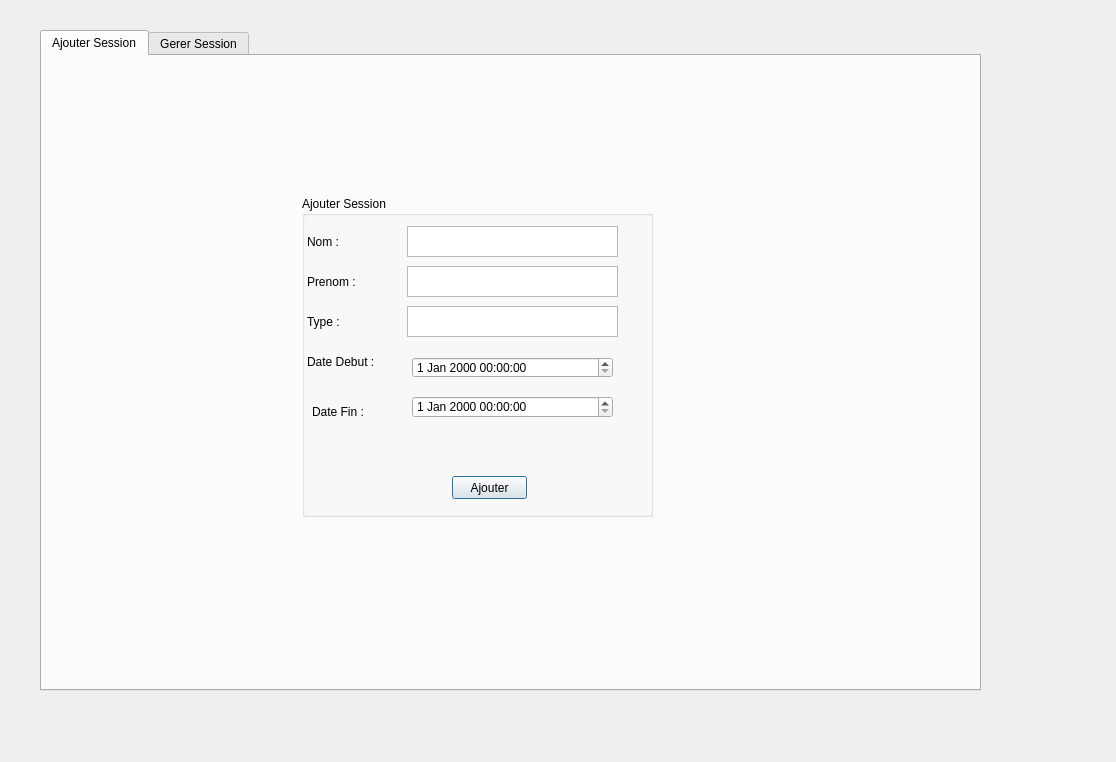
<?xml version="1.0" encoding="UTF-8"?>
<ui version="4.0">
 <class>sessioninter</class>
 <widget class="QDialog" name="sessioninter">
  <property name="geometry">
   <rect>
    <x>0</x>
    <y>0</y>
    <width>1116</width>
    <height>762</height>
   </rect>
  </property>
  <property name="windowTitle">
   <string>Dialog</string>
  </property>
  <widget class="QTabWidget" name="tabWidget">
   <property name="geometry">
    <rect>
     <x>40</x>
     <y>30</y>
     <width>941</width>
     <height>661</height>
    </rect>
   </property>
   <property name="currentIndex">
    <number>0</number>
   </property>
   <widget class="QWidget" name="tab">
    <attribute name="title">
     <string>Ajouter Session</string>
    </attribute>
    <widget class="QGroupBox" name="groupBox">
     <property name="geometry">
      <rect>
       <x>260</x>
       <y>140</y>
       <width>351</width>
       <height>321</height>
      </rect>
     </property>
     <property name="title">
      <string>Ajouter Session</string>
     </property>
     <widget class="QTextEdit" name="type">
      <property name="geometry">
       <rect>
        <x>105</x>
        <y>110</y>
        <width>211</width>
        <height>31</height>
       </rect>
      </property>
     </widget>
     <widget class="QLabel" name="label_13">
      <property name="geometry">
       <rect>
        <x>5</x>
        <y>30</y>
        <width>91</width>
        <height>31</height>
       </rect>
      </property>
      <property name="text">
       <string>Nom :</string>
      </property>
     </widget>
     <widget class="QLabel" name="label_12">
      <property name="geometry">
       <rect>
        <x>5</x>
        <y>150</y>
        <width>91</width>
        <height>31</height>
       </rect>
      </property>
      <property name="text">
       <string>Date Debut :</string>
      </property>
     </widget>
     <widget class="QLabel" name="label_15">
      <property name="geometry">
       <rect>
        <x>5</x>
        <y>110</y>
        <width>91</width>
        <height>31</height>
       </rect>
      </property>
      <property name="text">
       <string>Type :</string>
      </property>
     </widget>
     <widget class="QLabel" name="label_14">
      <property name="geometry">
       <rect>
        <x>5</x>
        <y>70</y>
        <width>91</width>
        <height>31</height>
       </rect>
      </property>
      <property name="text">
       <string>Prenom :</string>
      </property>
     </widget>
     <widget class="QTextEdit" name="Nom">
      <property name="geometry">
       <rect>
        <x>105</x>
        <y>30</y>
        <width>211</width>
        <height>31</height>
       </rect>
      </property>
     </widget>
     <widget class="QTextEdit" name="prenom">
      <property name="geometry">
       <rect>
        <x>105</x>
        <y>70</y>
        <width>211</width>
        <height>31</height>
       </rect>
      </property>
     </widget>
     <widget class="QPushButton" name="AjouterBouton">
      <property name="geometry">
       <rect>
        <x>150</x>
        <y>280</y>
        <width>75</width>
        <height>23</height>
       </rect>
      </property>
      <property name="text">
       <string>Ajouter</string>
      </property>
     </widget>
     <widget class="QDateTimeEdit" name="datedebut">
      <property name="geometry">
       <rect>
        <x>110</x>
        <y>161</y>
        <width>201</width>
        <height>21</height>
       </rect>
      </property>
     </widget>
     <widget class="QLabel" name="label_16">
      <property name="geometry">
       <rect>
        <x>10</x>
        <y>200</y>
        <width>91</width>
        <height>31</height>
       </rect>
      </property>
      <property name="text">
       <string>Date Fin :</string>
      </property>
     </widget>
     <widget class="QDateTimeEdit" name="datefin">
      <property name="geometry">
       <rect>
        <x>110</x>
        <y>200</y>
        <width>201</width>
        <height>22</height>
       </rect>
      </property>
     </widget>
    </widget>
   </widget>
   <widget class="QWidget" name="tab_2">
    <attribute name="title">
     <string>Gerer Session</string>
    </attribute>
    <widget class="QGroupBox" name="groupBox_2">
     <property name="geometry">
      <rect>
       <x>520</x>
       <y>20</y>
       <width>381</width>
       <height>291</height>
      </rect>
     </property>
     <property name="title">
      <string>Supprimer Session</string>
     </property>
     <widget class="QComboBox" name="comboBox">
      <property name="geometry">
       <rect>
        <x>160</x>
        <y>17</y>
        <width>121</width>
        <height>22</height>
       </rect>
      </property>
     </widget>
     <widget class="QLabel" name="label">
      <property name="geometry">
       <rect>
        <x>70</x>
        <y>12</y>
        <width>81</width>
        <height>31</height>
       </rect>
      </property>
      <property name="text">
       <string>ID Session</string>
      </property>
     </widget>
     <widget class="QPushButton" name="SupprimerBouton">
      <property name="geometry">
       <rect>
        <x>280</x>
        <y>260</y>
        <width>75</width>
        <height>23</height>
       </rect>
      </property>
      <property name="text">
       <string>Supprimer</string>
      </property>
     </widget>
     <widget class="QLabel" name="label_27">
      <property name="geometry">
       <rect>
        <x>10</x>
        <y>130</y>
        <width>91</width>
        <height>31</height>
       </rect>
      </property>
      <property name="text">
       <string>Type :</string>
      </property>
     </widget>
     <widget class="QLabel" name="label_24">
      <property name="geometry">
       <rect>
        <x>10</x>
        <y>50</y>
        <width>91</width>
        <height>31</height>
       </rect>
      </property>
      <property name="text">
       <string>Nom :</string>
      </property>
     </widget>
     <widget class="QLabel" name="label_25">
      <property name="geometry">
       <rect>
        <x>10</x>
        <y>90</y>
        <width>91</width>
        <height>31</height>
       </rect>
      </property>
      <property name="text">
       <string>Prenom :</string>
      </property>
     </widget>
     <widget class="QLabel" name="label_26">
      <property name="geometry">
       <rect>
        <x>10</x>
        <y>170</y>
        <width>91</width>
        <height>31</height>
       </rect>
      </property>
      <property name="text">
       <string>Date debut :</string>
      </property>
     </widget>
     <widget class="QTextBrowser" name="Nomval">
      <property name="geometry">
       <rect>
        <x>110</x>
        <y>50</y>
        <width>256</width>
        <height>31</height>
       </rect>
      </property>
     </widget>
     <widget class="QTextBrowser" name="Prenomval">
      <property name="geometry">
       <rect>
        <x>110</x>
        <y>90</y>
        <width>256</width>
        <height>31</height>
       </rect>
      </property>
     </widget>
     <widget class="QTextBrowser" name="Typeval">
      <property name="geometry">
       <rect>
        <x>110</x>
        <y>130</y>
        <width>256</width>
        <height>31</height>
       </rect>
      </property>
     </widget>
     <widget class="QTextBrowser" name="Datedebval">
      <property name="geometry">
       <rect>
        <x>110</x>
        <y>170</y>
        <width>256</width>
        <height>31</height>
       </rect>
      </property>
     </widget>
     <widget class="QLabel" name="label_33">
      <property name="geometry">
       <rect>
        <x>10</x>
        <y>220</y>
        <width>91</width>
        <height>31</height>
       </rect>
      </property>
      <property name="text">
       <string>Date  fin:</string>
      </property>
     </widget>
     <widget class="QTextBrowser" name="datefinval">
      <property name="geometry">
       <rect>
        <x>110</x>
        <y>210</y>
        <width>256</width>
        <height>31</height>
       </rect>
      </property>
     </widget>
    </widget>
    <widget class="QTableView" name="tablemodifier">
     <property name="geometry">
      <rect>
       <x>10</x>
       <y>360</y>
       <width>921</width>
       <height>251</height>
      </rect>
     </property>
    </widget>
    <widget class="QGroupBox" name="groupBox_3">
     <property name="geometry">
      <rect>
       <x>50</x>
       <y>10</y>
       <width>381</width>
       <height>301</height>
      </rect>
     </property>
     <property name="title">
      <string>Supprimer Session</string>
     </property>
     <widget class="QComboBox" name="comboBox_modif">
      <property name="geometry">
       <rect>
        <x>160</x>
        <y>17</y>
        <width>121</width>
        <height>22</height>
       </rect>
      </property>
     </widget>
     <widget class="QLabel" name="label_2">
      <property name="geometry">
       <rect>
        <x>70</x>
        <y>12</y>
        <width>81</width>
        <height>31</height>
       </rect>
      </property>
      <property name="text">
       <string>ID Session</string>
      </property>
     </widget>
     <widget class="QPushButton" name="ModifierBouton">
      <property name="geometry">
       <rect>
        <x>280</x>
        <y>270</y>
        <width>75</width>
        <height>23</height>
       </rect>
      </property>
      <property name="text">
       <string>Modifier</string>
      </property>
     </widget>
     <widget class="QLabel" name="label_28">
      <property name="geometry">
       <rect>
        <x>10</x>
        <y>130</y>
        <width>91</width>
        <height>31</height>
       </rect>
      </property>
      <property name="text">
       <string>Type :</string>
      </property>
     </widget>
     <widget class="QLabel" name="label_29">
      <property name="geometry">
       <rect>
        <x>10</x>
        <y>50</y>
        <width>91</width>
        <height>31</height>
       </rect>
      </property>
      <property name="text">
       <string>Nom :</string>
      </property>
     </widget>
     <widget class="QLabel" name="label_30">
      <property name="geometry">
       <rect>
        <x>10</x>
        <y>90</y>
        <width>91</width>
        <height>31</height>
       </rect>
      </property>
      <property name="text">
       <string>Prenom :</string>
      </property>
     </widget>
     <widget class="QLabel" name="label_31">
      <property name="geometry">
       <rect>
        <x>10</x>
        <y>170</y>
        <width>91</width>
        <height>31</height>
       </rect>
      </property>
      <property name="text">
       <string>Date debut :</string>
      </property>
     </widget>
     <widget class="QTextEdit" name="Type_modif">
      <property name="geometry">
       <rect>
        <x>140</x>
        <y>130</y>
        <width>211</width>
        <height>31</height>
       </rect>
      </property>
     </widget>
     <widget class="QTextEdit" name="Nom_modif">
      <property name="geometry">
       <rect>
        <x>140</x>
        <y>50</y>
        <width>211</width>
        <height>31</height>
       </rect>
      </property>
     </widget>
     <widget class="QTextEdit" name="Prenom_modif">
      <property name="geometry">
       <rect>
        <x>140</x>
        <y>90</y>
        <width>211</width>
        <height>31</height>
       </rect>
      </property>
     </widget>
     <widget class="QLabel" name="label_32">
      <property name="geometry">
       <rect>
        <x>10</x>
        <y>220</y>
        <width>91</width>
        <height>31</height>
       </rect>
      </property>
      <property name="text">
       <string>Date  fin:</string>
      </property>
     </widget>
     <widget class="QDateTimeEdit" name="datedebut_modif">
      <property name="geometry">
       <rect>
        <x>140</x>
        <y>171</y>
        <width>211</width>
        <height>31</height>
       </rect>
      </property>
     </widget>
     <widget class="QDateTimeEdit" name="datefin_modif">
      <property name="geometry">
       <rect>
        <x>140</x>
        <y>220</y>
        <width>211</width>
        <height>31</height>
       </rect>
      </property>
     </widget>
    </widget>
    <widget class="QLabel" name="label_3">
     <property name="geometry">
      <rect>
       <x>226</x>
       <y>318</y>
       <width>91</width>
       <height>31</height>
      </rect>
     </property>
     <property name="text">
      <string>Recherche :</string>
     </property>
    </widget>
    <widget class="QLabel" name="label_4">
     <property name="geometry">
      <rect>
       <x>710</x>
       <y>315</y>
       <width>91</width>
       <height>31</height>
      </rect>
     </property>
     <property name="text">
      <string>Trier par :</string>
     </property>
    </widget>
    <widget class="QLineEdit" name="recherche">
     <property name="geometry">
      <rect>
       <x>300</x>
       <y>317</y>
       <width>241</width>
       <height>31</height>
      </rect>
     </property>
    </widget>
    <widget class="QComboBox" name="comboBox_Tri">
     <property name="geometry">
      <rect>
       <x>770</x>
       <y>320</y>
       <width>141</width>
       <height>22</height>
      </rect>
     </property>
    </widget>
    <widget class="QPushButton" name="PDF">
     <property name="geometry">
      <rect>
       <x>60</x>
       <y>320</y>
       <width>75</width>
       <height>23</height>
      </rect>
     </property>
     <property name="text">
      <string>Imprimer PDF</string>
     </property>
    </widget>
   </widget>
  </widget>
 </widget>
 <resources/>
 <connections/>
</ui>
